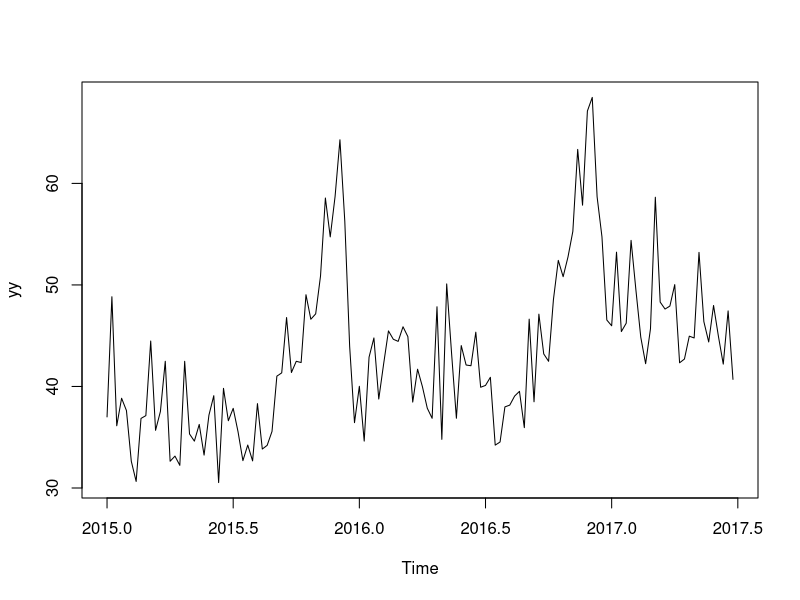
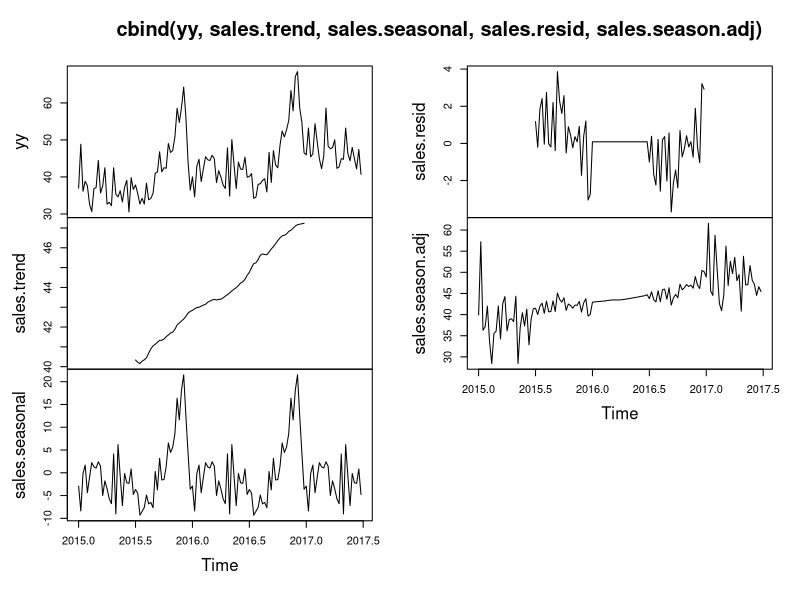
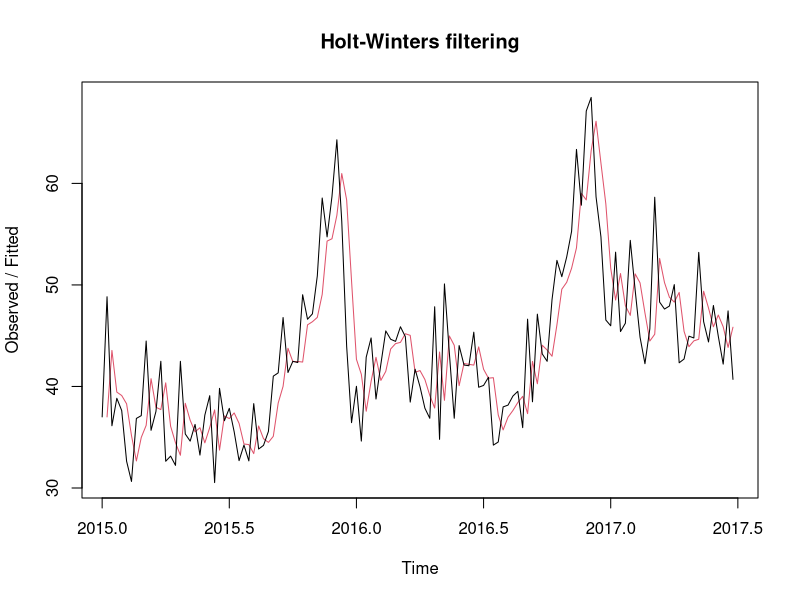
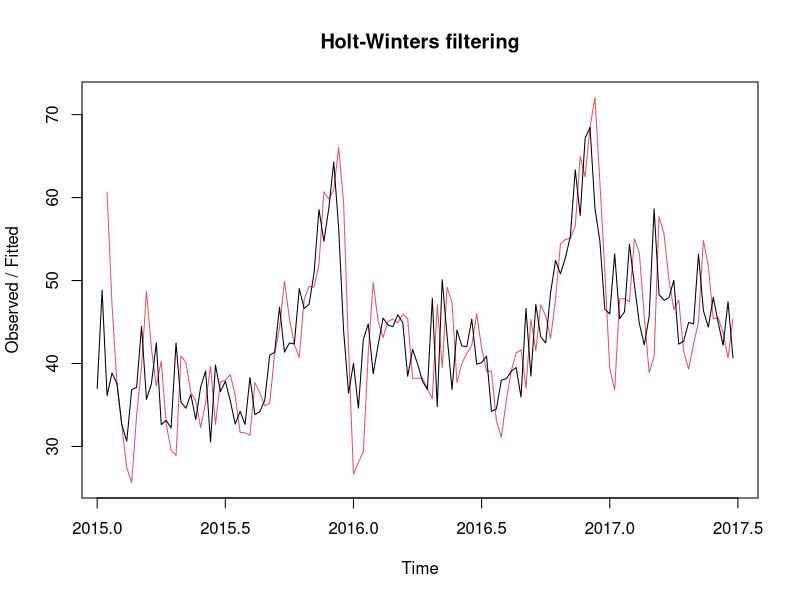
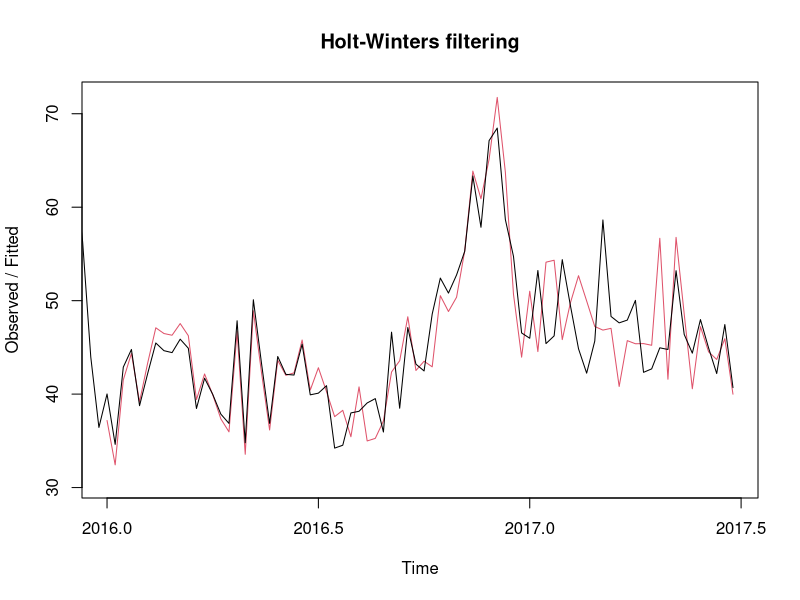
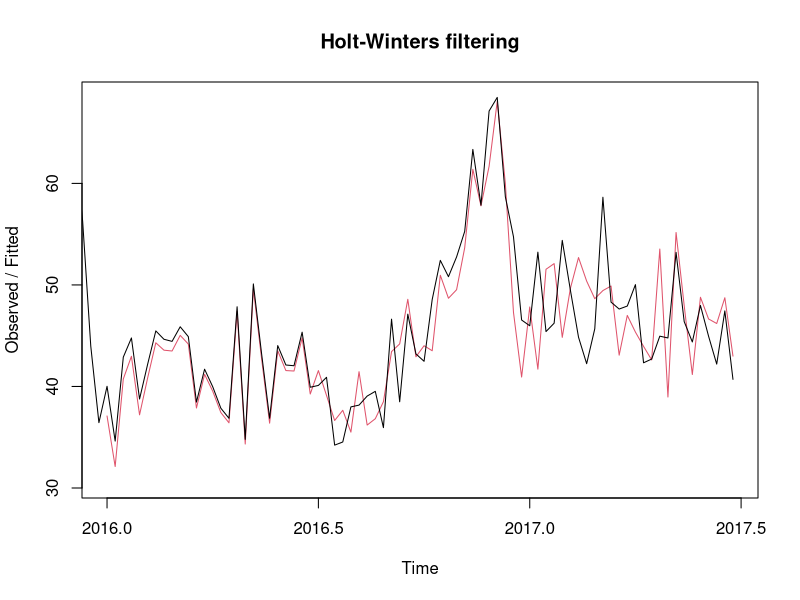
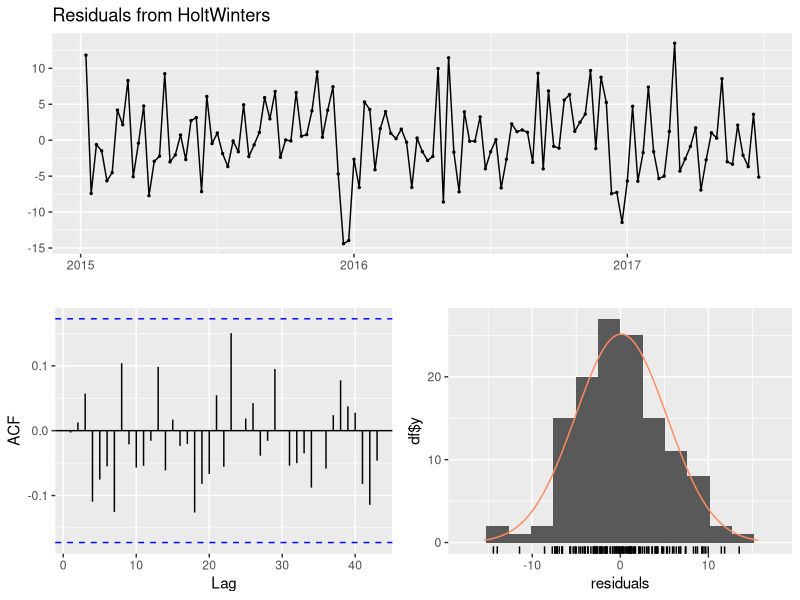
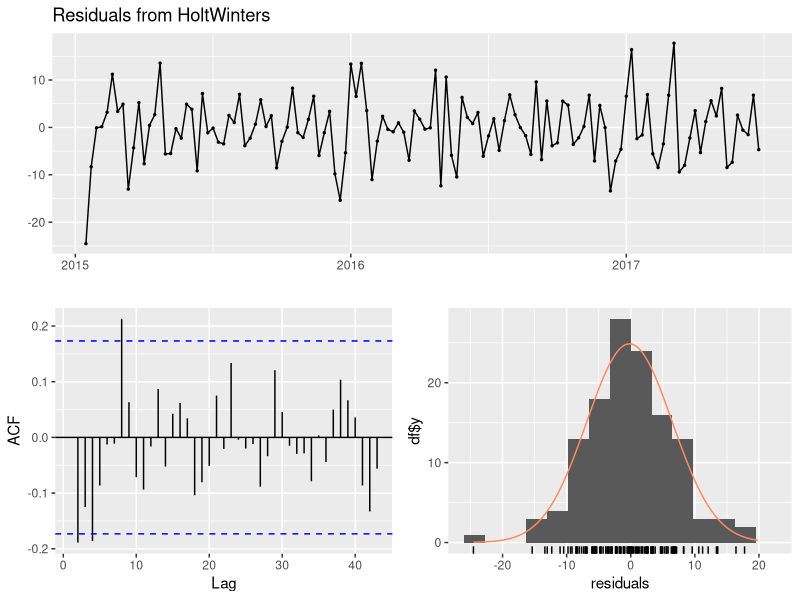

Source code (R) for these figures, in order:
#install.packages(c("forecast", "TTR"), dependencies=TRUE,repos="https://cloud.r-project.org")
library("forecast")								# install "forecast" package and load the library	
library("tseries") 

data<-read.csv("sample_data.csv", sep=",",dec=".",header=T) 	# weekly data

names(data)
head(data,5)

sales = data[,3]/1000000		# millions in xyz currency


##### Representing Data as Time Series Objects #####

yy = ts(sales, frequency = 52,start = c(2015,1)) # coverts sales data as time series object with start date and weekly frequency
plot.ts(yy)									# ALWAYS plot time series to see patterns: trend, cycle, variance over time



##### Time Series Decomposition  #####

## Sales: What's the growth rate? How do we obtain seasonally adjusted sales?
sales = decompose(yy) 
sales.trend = sales$trend
sales.seasonal = sales$seasonal
sales.resid = sales$random
sales.season.adj = yy - sales.seasonal	# seasonally adjusted sales
plot.ts(cbind(yy,sales.trend, sales.seasonal, sales.resid, sales.season.adj))


##### Holt-Winters Filter  #####
# combination 1
out1 = HoltWinters(yy, beta = FALSE, gamma = FALSE) 				# Holt-Winters Filtering - only level updating b/c beta and gamma are zeros
out1														# output -- see alpha estimate
out1$fitted 												# fitted values in training data
plot(out1)													# graph of actual (black) vs fitted (red)

# combination 2
out2 = HoltWinters(yy, beta = TRUE, gamma = FALSE) 				
out2														# output -- see alpha estimate
out2$fitted 												# fitted values in training data
plot(out2)													# graph of actual (black) vs fitted (red)

# combination 3
out3 = HoltWinters(yy, beta = TRUE, gamma = TRUE) 			
out3													# output -- see alpha estimate
out3$fitted 												# fitted values in training data
plot(out3)													# graph of actual (black) vs fitted (red)

# combination 4
out4 = HoltWinters(yy, beta = FALSE, gamma = TRUE) 			
out4														# output -- see alpha estimate
out4$fitted 												# fitted values in training data
plot(out4)													# graph of actual (black) vs fitted (red)
##### Check Residuals

checkresiduals(out1)
checkresiduals(out2)
checkresiduals(out3)
checkresiduals(out4)

##### Out of Sample Forecasts
out11 = forecast:::forecast.HoltWinters(out1, h = 26, level = c(68, 95))	 
out22 = forecast:::forecast.HoltWinters(out2, h = 26, level = c(68, 95))	
out33 = forecast:::forecast.HoltWinters(out3, h = 26, level = c(68, 95))	
out44 = forecast:::forecast.HoltWinters(out4, h = 26, level = c(68, 95))	



plot(out11)
plot(out22)
plot(out33)
plot(out44)



forecast::accuracy(out11)
forecast::accuracy(out22)
forecast::accuracy(out33)
forecast::accuracy(out44)

# Combination 4, with beta off and gamma on, yields the lowest RMSE and MAE. From the plots, we can
# also see that combination 4 has the narrowest confidence interval, which means it has a more accurate fit.
# Therefore, we choose combination 4, out4 = HoltWinters(yy, beta = FALSE, gamma = TRUE), as our final model.

# ARIMA
sales_auto = auto.arima(yy)		# fits ARIMA(p,d,q) x (P, D, Q) automatically
sales_auto.predict = forecast:::forecast.Arima(sales_auto, h = 26, level = c(68, 95))
plot(sales_auto.predict)
forecast::accuracy(sales_auto.predict)

## Step 1. Is the time series stationary? 

# Use Augmented Dickey-Fuller Test to test stationarity == > large p-value means nonstationary

adf.test(yy)				# if p-value is large (> 0.10), then nonstationary

yd = diff(yy,differences = 1)			
plot.ts(yd)								# looks stationary visually
adf.test(yd)							# estimated p = 0.01 => small p-value (< 0.10) => so yd is stationary ==> fix d = 1 in ARIMA models to be fitted


## Step 2. Decide AR(p) or MA(q) or both ARMA(p,q). Use the stationary series from Step 1. 

# To decide AR(p), plot Pacf. For AR(p) => Pacf becomes zero at some lag p

Pacf(yd, lag.max = 10)					# Pacf suggests p = 1


# To decide MA, plot Acf. For MA(q) => Acf becomes zero at some lag q

Acf(yd, lag.max = 10)				# Acf suggests q = 1

## Step 3. Fit several ARIMA models. 	

m1 = Arima(yy, order=c(1,1,0))			# note: differencing (d = 1) is specified in the "order"; so fit the original yy series (yy, not yd)
m1				# see the output of m1. The estimated phi value and its std err to assess significnace
summary(m1)		# see Accuracy using MAPE = Mean Absolute Percentage Error 

m2 = Arima(yy, order=c(2,1,0))
m2
summary(m2)	

m3 = Arima(yy, order=c(1,1,1))	
m3
summary(m3)	

m4 = Arima(yy, order=c(2,1,1))	
m4
summary(m4)	

# Consider Seasonal ARIMA(p,d,q) x (P, D, Q) components when seasonality is expected/suspected
m5 = Arima(yy, order=c(1,1,0), seasonal = list(order = c(0,0,1), period = 52))
summary(m5)

m6 = Arima(yy, order=c(2,1,0), seasonal = list(order = c(0,1,0), period = 52))
summary(m6)
m6.predict = forecast:::forecast.Arima(m6, h = 26, level = c(68, 95))
plot(m6.predict)


#m6 has the least MAPE with stationarity.

